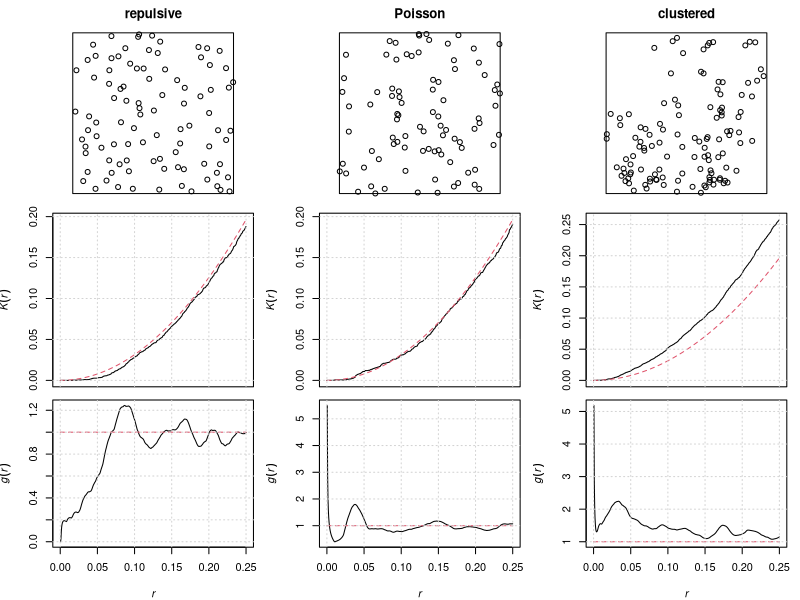

Reproduce this figure in R.
require(spatstat)

routine = function(pp, title){
  par(mar=c(0,3,2,0))
  plot(pp, main=title)
  
  par(mar=c(1,4,1,1))
  K = Kest(pp, correction = c("isotropic"))
  plot(K, main="", legend=F, xaxt="n")
  grid()
  
  par(mar=c(4,4,0,1))
  g = pcf(pp, correction = c("isotropic"))
  plot(g, main="", legend=F)
  grid()
}

set.seed(2)
par(mfcol = c(3,3))
# Determinantal Bessel
model = dppBessel(lambda=100, alpha=.05, sigma=0, d=2)
pp = simulate(model, 1)
routine(pp, "repulsive")

# Poisson
pp = rpoispp(100)
routine(pp, "Poisson")

# Clustering
pp = rMatClust(10, 0.2, 10)
routine(pp, "clustered")
